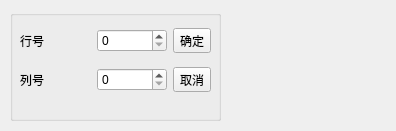
<?xml version="1.0" encoding="UTF-8"?>
<ui version="4.0">
 <class>QWDialogSize</class>
 <widget class="QDialog" name="QWDialogSize">
  <property name="geometry">
   <rect>
    <x>0</x>
    <y>0</y>
    <width>396</width>
    <height>131</height>
   </rect>
  </property>
  <property name="windowTitle">
   <string>Dialog</string>
  </property>
  <widget class="QGroupBox" name="groupBox">
   <property name="geometry">
    <rect>
     <x>10</x>
     <y>10</y>
     <width>211</width>
     <height>111</height>
    </rect>
   </property>
   <property name="title">
    <string/>
   </property>
   <widget class="QWidget" name="gridLayoutWidget">
    <property name="geometry">
     <rect>
      <x>10</x>
      <y>10</y>
      <width>191</width>
      <height>81</height>
     </rect>
    </property>
    <layout class="QGridLayout" name="gridLayout">
     <item row="0" column="1">
      <widget class="QSpinBox" name="spinBoxRow"/>
     </item>
     <item row="1" column="0">
      <widget class="QLabel" name="label_2">
       <property name="text">
        <string>列号</string>
       </property>
      </widget>
     </item>
     <item row="0" column="0">
      <widget class="QLabel" name="label">
       <property name="text">
        <string>行号</string>
       </property>
      </widget>
     </item>
     <item row="1" column="1">
      <widget class="QSpinBox" name="spinBoxColumn"/>
     </item>
     <item row="0" column="2">
      <widget class="QToolButton" name="btnOK">
       <property name="text">
        <string>确定</string>
       </property>
      </widget>
     </item>
     <item row="1" column="2">
      <widget class="QToolButton" name="btnCancel">
       <property name="text">
        <string>取消</string>
       </property>
      </widget>
     </item>
    </layout>
   </widget>
  </widget>
 </widget>
 <resources/>
 <connections>
  <connection>
   <sender>btnOK</sender>
   <signal>clicked()</signal>
   <receiver>QWDialogSize</receiver>
   <slot>accept()</slot>
   <hints>
    <hint type="sourcelabel">
     <x>190</x>
     <y>40</y>
    </hint>
    <hint type="destinationlabel">
     <x>197</x>
     <y>65</y>
    </hint>
   </hints>
  </connection>
  <connection>
   <sender>btnCancel</sender>
   <signal>clicked()</signal>
   <receiver>QWDialogSize</receiver>
   <slot>reject()</slot>
   <hints>
    <hint type="sourcelabel">
     <x>190</x>
     <y>77</y>
    </hint>
    <hint type="destinationlabel">
     <x>197</x>
     <y>65</y>
    </hint>
   </hints>
  </connection>
 </connections>
</ui>
